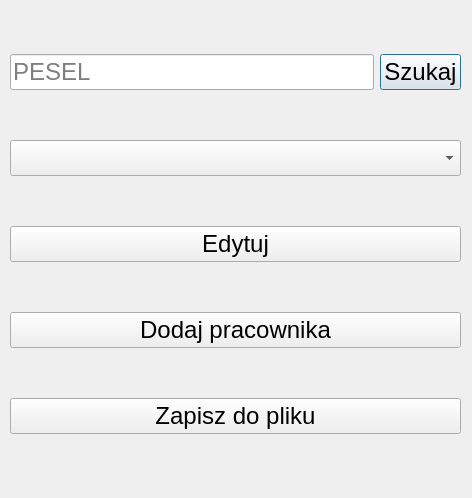
<?xml version="1.0" encoding="UTF-8"?>
<ui version="4.0">
 <class>Menu</class>
 <widget class="QDialog" name="Menu">
  <property name="geometry">
   <rect>
    <x>0</x>
    <y>0</y>
    <width>472</width>
    <height>498</height>
   </rect>
  </property>
  <property name="font">
   <font>
    <pointsize>18</pointsize>
   </font>
  </property>
  <property name="windowTitle">
   <string>Dialog</string>
  </property>
  <widget class="QWidget" name="gridLayoutWidget">
   <property name="geometry">
    <rect>
     <x>10</x>
     <y>10</y>
     <width>451</width>
     <height>471</height>
    </rect>
   </property>
   <layout class="QGridLayout" name="gridLayout">
    <item row="0" column="0">
     <widget class="QLineEdit" name="pesel">
      <property name="text">
       <string/>
      </property>
      <property name="placeholderText">
       <string>PESEL</string>
      </property>
     </widget>
    </item>
    <item row="0" column="1">
     <widget class="QPushButton" name="search">
      <property name="text">
       <string>Szukaj</string>
      </property>
     </widget>
    </item>
    <item row="1" column="0" colspan="2">
     <widget class="QComboBox" name="comboBox"/>
    </item>
    <item row="2" column="0" colspan="2">
     <widget class="QPushButton" name="edit">
      <property name="text">
       <string>Edytuj</string>
      </property>
     </widget>
    </item>
    <item row="3" column="0" colspan="2">
     <widget class="QPushButton" name="add">
      <property name="text">
       <string>Dodaj pracownika</string>
      </property>
     </widget>
    </item>
    <item row="4" column="0" colspan="2">
     <widget class="QPushButton" name="save">
      <property name="text">
       <string>Zapisz do pliku</string>
      </property>
     </widget>
    </item>
   </layout>
  </widget>
 </widget>
 <resources/>
 <connections/>
</ui>
